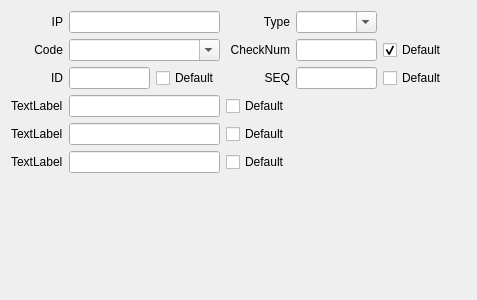
<?xml version="1.0" encoding="UTF-8"?>
<ui version="4.0">
 <class>IcmpWidgetClass</class>
 <widget class="QWidget" name="IcmpWidgetClass">
  <property name="geometry">
   <rect>
    <x>0</x>
    <y>0</y>
    <width>477</width>
    <height>300</height>
   </rect>
  </property>
  <property name="windowTitle">
   <string>IcmpWidget</string>
  </property>
  <layout class="QGridLayout" name="gridLayout">
   <item row="0" column="0">
    <widget class="QLabel" name="ipLabel">
     <property name="text">
      <string>IP</string>
     </property>
     <property name="alignment">
      <set>Qt::AlignRight|Qt::AlignTrailing|Qt::AlignVCenter</set>
     </property>
    </widget>
   </item>
   <item row="0" column="1" colspan="2">
    <widget class="QLineEdit" name="ipEdit"/>
   </item>
   <item row="0" column="3">
    <widget class="QLabel" name="label">
     <property name="text">
      <string>Type</string>
     </property>
     <property name="alignment">
      <set>Qt::AlignRight|Qt::AlignTrailing|Qt::AlignVCenter</set>
     </property>
    </widget>
   </item>
   <item row="0" column="4">
    <widget class="QComboBox" name="typeBox">
     <property name="editable">
      <bool>true</bool>
     </property>
    </widget>
   </item>
   <item row="0" column="5" colspan="2">
    <spacer name="horizontalSpacer">
     <property name="orientation">
      <enum>Qt::Horizontal</enum>
     </property>
     <property name="sizeHint" stdset="0">
      <size>
       <width>40</width>
       <height>20</height>
      </size>
     </property>
    </spacer>
   </item>
   <item row="3" column="0">
    <widget class="QLabel" name="label_2">
     <property name="text">
      <string>Code</string>
     </property>
     <property name="alignment">
      <set>Qt::AlignRight|Qt::AlignTrailing|Qt::AlignVCenter</set>
     </property>
    </widget>
   </item>
   <item row="3" column="1" colspan="2">
    <widget class="QComboBox" name="codeBox">
     <property name="editable">
      <bool>true</bool>
     </property>
    </widget>
   </item>
   <item row="3" column="3">
    <widget class="QLabel" name="label_3">
     <property name="text">
      <string>CheckNum</string>
     </property>
     <property name="alignment">
      <set>Qt::AlignRight|Qt::AlignTrailing|Qt::AlignVCenter</set>
     </property>
    </widget>
   </item>
   <item row="3" column="4">
    <widget class="QLineEdit" name="checkNumEdit"/>
   </item>
   <item row="3" column="5">
    <widget class="QCheckBox" name="checkBox">
     <property name="text">
      <string>Default</string>
     </property>
     <property name="checked">
      <bool>true</bool>
     </property>
    </widget>
   </item>
   <item row="3" column="6">
    <spacer name="horizontalSpacer_2">
     <property name="orientation">
      <enum>Qt::Horizontal</enum>
     </property>
     <property name="sizeHint" stdset="0">
      <size>
       <width>40</width>
       <height>20</height>
      </size>
     </property>
    </spacer>
   </item>
   <item row="10" column="0" colspan="7">
    <spacer name="verticalSpacer">
     <property name="orientation">
      <enum>Qt::Vertical</enum>
     </property>
     <property name="sizeHint" stdset="0">
      <size>
       <width>20</width>
       <height>40</height>
      </size>
     </property>
    </spacer>
   </item>
   <item row="11" column="0" colspan="7">
    <layout class="QHBoxLayout" name="sendLayout"/>
   </item>
   <item row="4" column="0">
    <widget class="QLabel" name="idLabel">
     <property name="text">
      <string>ID</string>
     </property>
     <property name="alignment">
      <set>Qt::AlignRight|Qt::AlignTrailing|Qt::AlignVCenter</set>
     </property>
    </widget>
   </item>
   <item row="4" column="3">
    <widget class="QLabel" name="seqLable">
     <property name="text">
      <string>SEQ</string>
     </property>
     <property name="alignment">
      <set>Qt::AlignRight|Qt::AlignTrailing|Qt::AlignVCenter</set>
     </property>
    </widget>
   </item>
   <item row="4" column="1">
    <widget class="QLineEdit" name="idEdit"/>
   </item>
   <item row="4" column="4">
    <widget class="QLineEdit" name="seqEdit"/>
   </item>
   <item row="4" column="6">
    <spacer name="horizontalSpacer_3">
     <property name="orientation">
      <enum>Qt::Horizontal</enum>
     </property>
     <property name="sizeHint" stdset="0">
      <size>
       <width>40</width>
       <height>20</height>
      </size>
     </property>
    </spacer>
   </item>
   <item row="4" column="5">
    <widget class="QCheckBox" name="seqCheckBox">
     <property name="text">
      <string>Default</string>
     </property>
    </widget>
   </item>
   <item row="4" column="2">
    <widget class="QCheckBox" name="idCheckBox">
     <property name="text">
      <string>Default</string>
     </property>
    </widget>
   </item>
   <item row="5" column="0">
    <widget class="QLabel" name="moreLabel1">
     <property name="text">
      <string>TextLabel</string>
     </property>
    </widget>
   </item>
   <item row="5" column="1" colspan="2">
    <widget class="QLineEdit" name="moreEdit1"/>
   </item>
   <item row="5" column="3">
    <widget class="QCheckBox" name="moreCheckBox1">
     <property name="text">
      <string>Default</string>
     </property>
    </widget>
   </item>
   <item row="5" column="5">
    <widget class="QLabel" name="tipLable1">
     <property name="text">
      <string/>
     </property>
    </widget>
   </item>
   <item row="5" column="6">
    <spacer name="horizontalSpacer_4">
     <property name="orientation">
      <enum>Qt::Horizontal</enum>
     </property>
     <property name="sizeHint" stdset="0">
      <size>
       <width>40</width>
       <height>20</height>
      </size>
     </property>
    </spacer>
   </item>
   <item row="7" column="6">
    <spacer name="horizontalSpacer_5">
     <property name="orientation">
      <enum>Qt::Horizontal</enum>
     </property>
     <property name="sizeHint" stdset="0">
      <size>
       <width>40</width>
       <height>20</height>
      </size>
     </property>
    </spacer>
   </item>
   <item row="7" column="1" colspan="2">
    <widget class="QLineEdit" name="moreEdit2"/>
   </item>
   <item row="7" column="3">
    <widget class="QCheckBox" name="moreCheckBox2">
     <property name="text">
      <string>Default</string>
     </property>
    </widget>
   </item>
   <item row="7" column="0">
    <widget class="QLabel" name="moreLabel2">
     <property name="text">
      <string>TextLabel</string>
     </property>
    </widget>
   </item>
   <item row="7" column="5">
    <widget class="QLabel" name="tipLable2">
     <property name="text">
      <string/>
     </property>
    </widget>
   </item>
   <item row="8" column="0">
    <widget class="QLabel" name="moreLabel3">
     <property name="text">
      <string>TextLabel</string>
     </property>
    </widget>
   </item>
   <item row="8" column="1" colspan="2">
    <widget class="QLineEdit" name="moreEdit3"/>
   </item>
   <item row="8" column="3">
    <widget class="QCheckBox" name="moreCheckBox3">
     <property name="text">
      <string>Default</string>
     </property>
    </widget>
   </item>
   <item row="8" column="5">
    <widget class="QLabel" name="tipLable3">
     <property name="text">
      <string/>
     </property>
    </widget>
   </item>
   <item row="8" column="6">
    <spacer name="horizontalSpacer_6">
     <property name="orientation">
      <enum>Qt::Horizontal</enum>
     </property>
     <property name="sizeHint" stdset="0">
      <size>
       <width>40</width>
       <height>20</height>
      </size>
     </property>
    </spacer>
   </item>
  </layout>
 </widget>
 <layoutdefault spacing="6" margin="11"/>
 <resources/>
 <connections/>
</ui>
